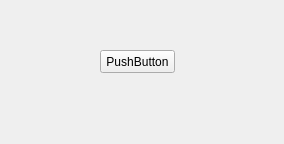
<?xml version="1.0" encoding="UTF-8"?>
<ui version="4.0">
 <class>MainWindow</class>
 <widget class="QMainWindow" name="MainWindow">
  <property name="geometry">
   <rect>
    <x>0</x>
    <y>0</y>
    <width>284</width>
    <height>144</height>
   </rect>
  </property>
  <property name="windowTitle">
   <string>MainWindow</string>
  </property>
  <widget class="QWidget" name="centralwidget">
   <property name="layoutDirection">
    <enum>Qt::LeftToRight</enum>
   </property>
   <widget class="QPushButton" name="pushButton">
    <property name="geometry">
     <rect>
      <x>100</x>
      <y>50</y>
      <width>75</width>
      <height>23</height>
     </rect>
    </property>
    <property name="text">
     <string>PushButton</string>
    </property>
   </widget>
  </widget>
 </widget>
 <resources/>
 <connections/>
</ui>
